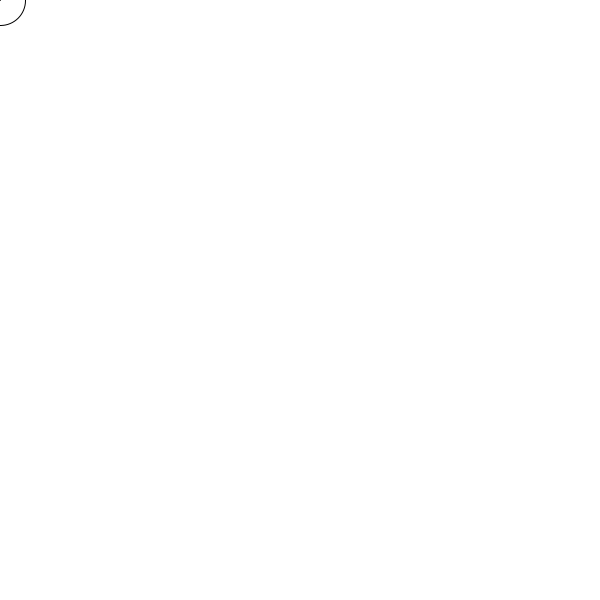
Frame 1 (no input)
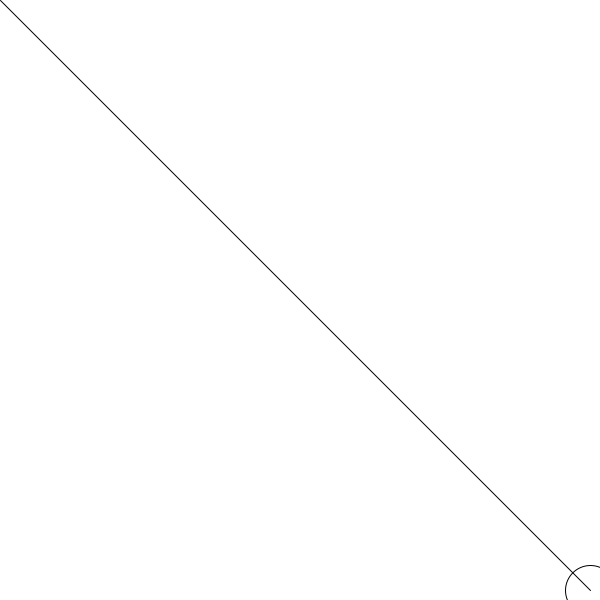
Frame 60 (the mouse pressed at the canvas centre just before this capture)
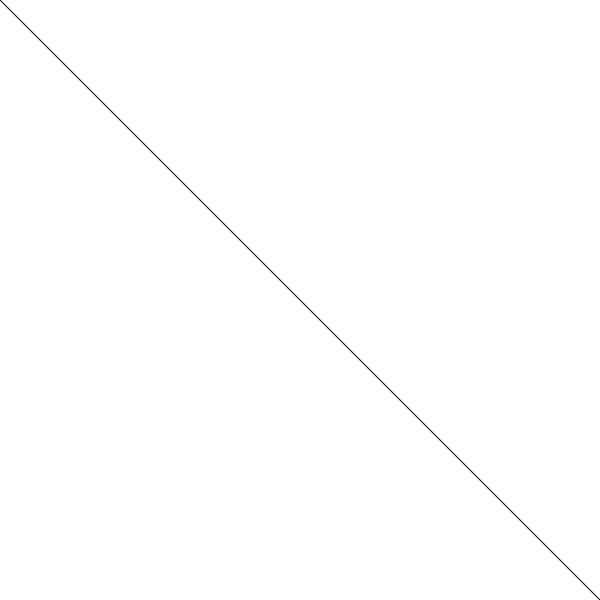
Frame 120 (the mouse held since frame 60 and released just before this capture)

The Processing sketch that drew these frames (run headless with seeded random() and noise(); from frame 60 on, the mouse is pressed at the canvas centre):

// Processing sketch: processing_169519
// ── processing_169519.pde

int x = 0;
int y = 10;
int n = 50;
int left=0;
int right=0;
int speedUp=10;

void setup() {
size(600,600);
}
void draw() {
background(255);
ellipse(left,right,n,n);
line(left,right,x,x);

left=left+10;
right=right+10;

if ((left> width) || (left < 0)) {    
speedUp = speedUp * -1;
}
if ((right>height)||(right<0)){
speedUp=speedUp/-1;
}

}



void mousePressed() {
y=y+speedUp;
}
 
void keyPressed() {
//Stop draw()
noLoop();

//Start draw()
loop();
}
